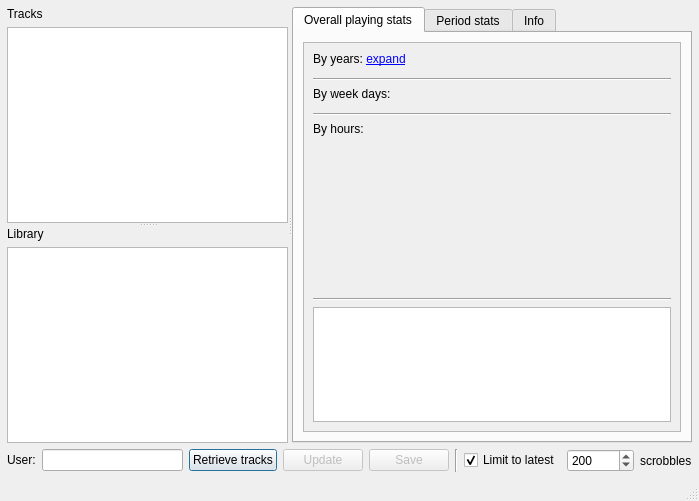
<?xml version="1.0" encoding="UTF-8"?>
<ui version="4.0">
 <class>MainWindow</class>
 <widget class="QMainWindow" name="MainWindow">
  <property name="geometry">
   <rect>
    <x>0</x>
    <y>0</y>
    <width>699</width>
    <height>501</height>
   </rect>
  </property>
  <property name="windowTitle">
   <string>LaStats.fm</string>
  </property>
  <widget class="QWidget" name="centralwidget">
   <layout class="QGridLayout" name="gridLayout_2">
    <property name="leftMargin">
     <number>7</number>
    </property>
    <property name="topMargin">
     <number>7</number>
    </property>
    <property name="rightMargin">
     <number>7</number>
    </property>
    <property name="bottomMargin">
     <number>7</number>
    </property>
    <item row="1" column="0">
     <layout class="QHBoxLayout" name="horizontalLayout">
      <item>
       <widget class="QLabel" name="retrieveUserLabel">
        <property name="sizePolicy">
         <sizepolicy hsizetype="Preferred" vsizetype="Maximum">
          <horstretch>0</horstretch>
          <verstretch>0</verstretch>
         </sizepolicy>
        </property>
        <property name="text">
         <string>User:</string>
        </property>
       </widget>
      </item>
      <item>
       <widget class="QLineEdit" name="retrieveUserEdit">
        <property name="text">
         <string/>
        </property>
       </widget>
      </item>
      <item>
       <widget class="QPushButton" name="retrieveBtn">
        <property name="text">
         <string>Retrieve tracks</string>
        </property>
        <property name="default">
         <bool>true</bool>
        </property>
       </widget>
      </item>
      <item>
       <widget class="QPushButton" name="updateBtn">
        <property name="enabled">
         <bool>false</bool>
        </property>
        <property name="text">
         <string>Update</string>
        </property>
       </widget>
      </item>
      <item>
       <widget class="QPushButton" name="saveBtn">
        <property name="enabled">
         <bool>false</bool>
        </property>
        <property name="text">
         <string>Save</string>
        </property>
       </widget>
      </item>
      <item>
       <widget class="Line" name="line">
        <property name="sizePolicy">
         <sizepolicy hsizetype="Fixed" vsizetype="Preferred">
          <horstretch>0</horstretch>
          <verstretch>0</verstretch>
         </sizepolicy>
        </property>
        <property name="orientation">
         <enum>Qt::Vertical</enum>
        </property>
       </widget>
      </item>
      <item>
       <widget class="QCheckBox" name="retrieveLimitCheck">
        <property name="text">
         <string>Limit to latest</string>
        </property>
        <property name="checked">
         <bool>true</bool>
        </property>
       </widget>
      </item>
      <item>
       <widget class="ShiftSpinBox" name="retrieveLimitSpin">
        <property name="minimum">
         <number>10</number>
        </property>
        <property name="maximum">
         <number>500000</number>
        </property>
        <property name="singleStep">
         <number>10</number>
        </property>
        <property name="value">
         <number>200</number>
        </property>
       </widget>
      </item>
      <item>
       <widget class="QLabel" name="label_15">
        <property name="text">
         <string>scrobbles</string>
        </property>
       </widget>
      </item>
     </layout>
    </item>
    <item row="0" column="0">
     <widget class="QSplitter" name="splitter_2">
      <property name="sizePolicy">
       <sizepolicy hsizetype="Expanding" vsizetype="MinimumExpanding">
        <horstretch>0</horstretch>
        <verstretch>0</verstretch>
       </sizepolicy>
      </property>
      <property name="orientation">
       <enum>Qt::Horizontal</enum>
      </property>
      <widget class="QSplitter" name="musicSplitter">
       <property name="orientation">
        <enum>Qt::Vertical</enum>
       </property>
       <property name="childrenCollapsible">
        <bool>false</bool>
       </property>
       <widget class="QWidget" name="verticalLayoutWidget_2">
        <layout class="QVBoxLayout" name="verticalLayout_5">
         <item>
          <layout class="QHBoxLayout" name="horizontalLayout_3">
           <item>
            <widget class="QLabel" name="label_5">
             <property name="sizePolicy">
              <sizepolicy hsizetype="Preferred" vsizetype="Maximum">
               <horstretch>0</horstretch>
               <verstretch>0</verstretch>
              </sizepolicy>
             </property>
             <property name="text">
              <string>Tracks</string>
             </property>
            </widget>
           </item>
          </layout>
         </item>
         <item>
          <widget class="QWidget" name="tracksContainer" native="true">
           <layout class="QGridLayout" name="gridLayout_6">
            <property name="leftMargin">
             <number>0</number>
            </property>
            <property name="topMargin">
             <number>0</number>
            </property>
            <property name="rightMargin">
             <number>0</number>
            </property>
            <property name="bottomMargin">
             <number>0</number>
            </property>
            <item row="0" column="0">
             <widget class="QTableView" name="trackTable">
              <property name="selectionBehavior">
               <enum>QAbstractItemView::SelectRows</enum>
              </property>
             </widget>
            </item>
           </layout>
          </widget>
         </item>
        </layout>
       </widget>
       <widget class="QWidget" name="verticalLayoutWidget">
        <layout class="QVBoxLayout" name="verticalLayout_2">
         <item>
          <layout class="QHBoxLayout" name="horizontalLayout_4">
           <item>
            <widget class="QLabel" name="label">
             <property name="sizePolicy">
              <sizepolicy hsizetype="Preferred" vsizetype="Maximum">
               <horstretch>0</horstretch>
               <verstretch>0</verstretch>
              </sizepolicy>
             </property>
             <property name="text">
              <string>Library</string>
             </property>
            </widget>
           </item>
          </layout>
         </item>
         <item>
          <widget class="QWidget" name="libraryContainer" native="true">
           <layout class="QGridLayout" name="gridLayout_5">
            <property name="leftMargin">
             <number>0</number>
            </property>
            <property name="topMargin">
             <number>0</number>
            </property>
            <property name="rightMargin">
             <number>0</number>
            </property>
            <property name="bottomMargin">
             <number>0</number>
            </property>
            <item row="0" column="0">
             <widget class="QTreeView" name="trackTreeView"/>
            </item>
           </layout>
          </widget>
         </item>
        </layout>
       </widget>
      </widget>
      <widget class="QWidget" name="gridLayoutWidget">
       <layout class="QGridLayout" name="gridLayout">
        <item row="0" column="0">
         <widget class="QTabWidget" name="tabWidget">
          <property name="currentIndex">
           <number>0</number>
          </property>
          <widget class="QWidget" name="overallStatsTab">
           <attribute name="title">
            <string>Overall playing stats</string>
           </attribute>
           <layout class="QGridLayout" name="gridLayout_3">
            <item row="0" column="0">
             <widget class="QScrollArea" name="scrollArea">
              <property name="widgetResizable">
               <bool>true</bool>
              </property>
              <widget class="QWidget" name="overallScrollAreaWidgetContents">
               <property name="geometry">
                <rect>
                 <x>0</x>
                 <y>0</y>
                 <width>359</width>
                 <height>376</height>
                </rect>
               </property>
               <layout class="QVBoxLayout" name="verticalLayout">
                <item>
                 <widget class="QLabel" name="yearStatsLabel">
                  <property name="sizePolicy">
                   <sizepolicy hsizetype="Preferred" vsizetype="Maximum">
                    <horstretch>0</horstretch>
                    <verstretch>0</verstretch>
                   </sizepolicy>
                  </property>
                  <property name="text">
                   <string>&lt;html&gt;&lt;head/&gt;&lt;body&gt;&lt;p&gt;By years: &lt;a href=&quot;#expand&quot;&gt;expand&lt;/a&gt;&lt;/p&gt;&lt;/body&gt;&lt;/html&gt;</string>
                  </property>
                  <property name="textFormat">
                   <enum>Qt::AutoText</enum>
                  </property>
                 </widget>
                </item>
                <item>
                 <widget class="YearPlays" name="trackYearsWidget" native="true"/>
                </item>
                <item>
                 <widget class="Line" name="line_2">
                  <property name="orientation">
                   <enum>Qt::Horizontal</enum>
                  </property>
                 </widget>
                </item>
                <item>
                 <widget class="QLabel" name="label_9">
                  <property name="text">
                   <string>By week days:</string>
                  </property>
                 </widget>
                </item>
                <item>
                 <widget class="WeekPlays" name="trackWeekdaysWidget" native="true"/>
                </item>
                <item>
                 <widget class="Line" name="line_7">
                  <property name="orientation">
                   <enum>Qt::Horizontal</enum>
                  </property>
                 </widget>
                </item>
                <item>
                 <widget class="QLabel" name="label_2">
                  <property name="sizePolicy">
                   <sizepolicy hsizetype="Preferred" vsizetype="Maximum">
                    <horstretch>0</horstretch>
                    <verstretch>0</verstretch>
                   </sizepolicy>
                  </property>
                  <property name="text">
                   <string>By hours:</string>
                  </property>
                 </widget>
                </item>
                <item alignment="Qt::AlignTop">
                 <widget class="TimePlays" name="trackTimesWidget" native="true">
                  <property name="minimumSize">
                   <size>
                    <width>0</width>
                    <height>150</height>
                   </size>
                  </property>
                  <property name="maximumSize">
                   <size>
                    <width>16777215</width>
                    <height>150</height>
                   </size>
                  </property>
                 </widget>
                </item>
                <item>
                 <widget class="Line" name="line_6">
                  <property name="orientation">
                   <enum>Qt::Horizontal</enum>
                  </property>
                 </widget>
                </item>
                <item>
                 <widget class="TopLists" name="topTextArea">
                  <property name="openLinks">
                   <bool>false</bool>
                  </property>
                 </widget>
                </item>
               </layout>
              </widget>
             </widget>
            </item>
           </layout>
          </widget>
          <widget class="QWidget" name="periodStatsTab">
           <attribute name="title">
            <string>Period stats</string>
           </attribute>
           <layout class="QVBoxLayout" name="verticalLayout_3">
            <item>
             <widget class="QScrollArea" name="periodScrollArea">
              <property name="sizePolicy">
               <sizepolicy hsizetype="MinimumExpanding" vsizetype="Expanding">
                <horstretch>0</horstretch>
                <verstretch>0</verstretch>
               </sizepolicy>
              </property>
              <property name="widgetResizable">
               <bool>true</bool>
              </property>
              <widget class="QWidget" name="periodScrollAreaWidgetContents">
               <property name="geometry">
                <rect>
                 <x>0</x>
                 <y>0</y>
                 <width>348</width>
                 <height>471</height>
                </rect>
               </property>
               <layout class="QVBoxLayout" name="verticalLayout_4">
                <item>
                 <layout class="QGridLayout" name="gridLayout_7">
                  <item row="3" column="0" colspan="2">
                   <widget class="QLabel" name="label_12">
                    <property name="text">
                     <string>Range:</string>
                    </property>
                   </widget>
                  </item>
                  <item row="5" column="1">
                   <widget class="QDateEdit" name="endDateEdit">
                    <property name="calendarPopup">
                     <bool>true</bool>
                    </property>
                   </widget>
                  </item>
                  <item row="4" column="0">
                   <widget class="QLabel" name="label_3">
                    <property name="text">
                     <string>From:</string>
                    </property>
                   </widget>
                  </item>
                  <item row="4" column="1">
                   <widget class="QDateEdit" name="startDateEdit">
                    <property name="calendarPopup">
                     <bool>true</bool>
                    </property>
                   </widget>
                  </item>
                  <item row="5" column="0">
                   <widget class="QLabel" name="label_4">
                    <property name="text">
                     <string>To:</string>
                    </property>
                   </widget>
                  </item>
                  <item row="6" column="0" colspan="2">
                   <widget class="QPushButton" name="periodComputeBtn">
                    <property name="text">
                     <string>Compute</string>
                    </property>
                   </widget>
                  </item>
                  <item row="1" column="0" colspan="2">
                   <layout class="QGridLayout" name="gridLayout_8">
                    <item row="1" column="1">
                     <widget class="QSpinBox" name="periodYearSpin">
                      <property name="minimum">
                       <number>2002</number>
                      </property>
                      <property name="maximum">
                       <number>2099</number>
                      </property>
                     </widget>
                    </item>
                    <item row="1" column="2">
                     <widget class="QLabel" name="label_13">
                      <property name="sizePolicy">
                       <sizepolicy hsizetype="Maximum" vsizetype="Preferred">
                        <horstretch>0</horstretch>
                        <verstretch>0</verstretch>
                       </sizepolicy>
                      </property>
                      <property name="text">
                       <string>Month:</string>
                      </property>
                     </widget>
                    </item>
                    <item row="1" column="0">
                     <widget class="QLabel" name="label_10">
                      <property name="sizePolicy">
                       <sizepolicy hsizetype="Maximum" vsizetype="Preferred">
                        <horstretch>0</horstretch>
                        <verstretch>0</verstretch>
                       </sizepolicy>
                      </property>
                      <property name="text">
                       <string>Year:</string>
                      </property>
                     </widget>
                    </item>
                    <item row="1" column="3">
                     <widget class="QComboBox" name="periodMonthCombo">
                      <property name="sizeAdjustPolicy">
                       <enum>QComboBox::AdjustToMinimumContentsLength</enum>
                      </property>
                      <property name="minimumContentsLength">
                       <number>3</number>
                      </property>
                     </widget>
                    </item>
                    <item row="1" column="5">
                     <widget class="WeekSelection" name="periodWeekCombo">
                      <property name="editable">
                       <bool>true</bool>
                      </property>
                      <property name="insertPolicy">
                       <enum>QComboBox::InsertAlphabetically</enum>
                      </property>
                      <property name="sizeAdjustPolicy">
                       <enum>QComboBox::AdjustToMinimumContentsLength</enum>
                      </property>
                      <property name="minimumContentsLength">
                       <number>7</number>
                      </property>
                      <property name="frame">
                       <bool>true</bool>
                      </property>
                     </widget>
                    </item>
                    <item row="1" column="4">
                     <widget class="QLabel" name="label_14">
                      <property name="sizePolicy">
                       <sizepolicy hsizetype="Maximum" vsizetype="Preferred">
                        <horstretch>0</horstretch>
                        <verstretch>0</verstretch>
                       </sizepolicy>
                      </property>
                      <property name="text">
                       <string>Week:</string>
                      </property>
                     </widget>
                    </item>
                   </layout>
                  </item>
                  <item row="0" column="0" colspan="2">
                   <widget class="QLabel" name="label_11">
                    <property name="text">
                     <string>Direct period selection:</string>
                    </property>
                   </widget>
                  </item>
                  <item row="2" column="0" colspan="2">
                   <widget class="Line" name="line_8">
                    <property name="orientation">
                     <enum>Qt::Horizontal</enum>
                    </property>
                   </widget>
                  </item>
                 </layout>
                </item>
                <item>
                 <spacer name="verticalSpacer">
                  <property name="orientation">
                   <enum>Qt::Vertical</enum>
                  </property>
                  <property name="sizeType">
                   <enum>QSizePolicy::Fixed</enum>
                  </property>
                  <property name="sizeHint" stdset="0">
                   <size>
                    <width>20</width>
                    <height>5</height>
                   </size>
                  </property>
                 </spacer>
                </item>
                <item>
                 <widget class="Line" name="line_3">
                  <property name="frameShadow">
                   <enum>QFrame::Sunken</enum>
                  </property>
                  <property name="midLineWidth">
                   <number>2</number>
                  </property>
                  <property name="orientation">
                   <enum>Qt::Horizontal</enum>
                  </property>
                 </widget>
                </item>
                <item>
                 <spacer name="verticalSpacer_2">
                  <property name="orientation">
                   <enum>Qt::Vertical</enum>
                  </property>
                  <property name="sizeType">
                   <enum>QSizePolicy::Fixed</enum>
                  </property>
                  <property name="sizeHint" stdset="0">
                   <size>
                    <width>20</width>
                    <height>5</height>
                   </size>
                  </property>
                 </spacer>
                </item>
                <item>
                 <widget class="QLabel" name="label_6">
                  <property name="text">
                   <string>By week days:</string>
                  </property>
                 </widget>
                </item>
                <item>
                 <widget class="WeekPlays" name="periodWeekTimesWidget" native="true"/>
                </item>
                <item>
                 <widget class="Line" name="line_4">
                  <property name="orientation">
                   <enum>Qt::Horizontal</enum>
                  </property>
                 </widget>
                </item>
                <item>
                 <widget class="QLabel" name="label_7">
                  <property name="text">
                   <string>By hours:</string>
                  </property>
                 </widget>
                </item>
                <item>
                 <widget class="TimePlays" name="periodTrackTimesWidget" native="true">
                  <property name="minimumSize">
                   <size>
                    <width>0</width>
                    <height>150</height>
                   </size>
                  </property>
                  <property name="maximumSize">
                   <size>
                    <width>16777215</width>
                    <height>150</height>
                   </size>
                  </property>
                 </widget>
                </item>
                <item>
                 <widget class="Line" name="line_5">
                  <property name="orientation">
                   <enum>Qt::Horizontal</enum>
                  </property>
                 </widget>
                </item>
                <item>
                 <widget class="QLabel" name="label_8">
                  <property name="text">
                   <string>Top lists:</string>
                  </property>
                 </widget>
                </item>
                <item>
                 <widget class="TopLists" name="periodTopTextArea">
                  <property name="openLinks">
                   <bool>false</bool>
                  </property>
                 </widget>
                </item>
               </layout>
              </widget>
             </widget>
            </item>
           </layout>
          </widget>
          <widget class="QWidget" name="infoTab">
           <attribute name="title">
            <string>Info</string>
           </attribute>
           <layout class="QGridLayout" name="gridLayout_4">
            <item row="2" column="0">
             <widget class="TextBrowser" name="infoTextArea">
              <property name="openExternalLinks">
               <bool>true</bool>
              </property>
              <property name="openLinks">
               <bool>false</bool>
              </property>
             </widget>
            </item>
            <item row="0" column="0">
             <layout class="QHBoxLayout" name="horizontalLayout_2">
              <item>
               <widget class="HistoryBtn" name="historyBackBtn">
                <property name="enabled">
                 <bool>false</bool>
                </property>
                <property name="sizePolicy">
                 <sizepolicy hsizetype="Fixed" vsizetype="Fixed">
                  <horstretch>0</horstretch>
                  <verstretch>0</verstretch>
                 </sizepolicy>
                </property>
                <property name="minimumSize">
                 <size>
                  <width>32</width>
                  <height>0</height>
                 </size>
                </property>
                <property name="maximumSize">
                 <size>
                  <width>32</width>
                  <height>16777215</height>
                 </size>
                </property>
                <property name="toolTip">
                 <string>Go back</string>
                </property>
                <property name="text">
                 <string/>
                </property>
               </widget>
              </item>
              <item>
               <widget class="HistoryBtn" name="historyFwdBtn">
                <property name="enabled">
                 <bool>false</bool>
                </property>
                <property name="sizePolicy">
                 <sizepolicy hsizetype="Fixed" vsizetype="Fixed">
                  <horstretch>0</horstretch>
                  <verstretch>0</verstretch>
                 </sizepolicy>
                </property>
                <property name="minimumSize">
                 <size>
                  <width>32</width>
                  <height>0</height>
                 </size>
                </property>
                <property name="maximumSize">
                 <size>
                  <width>32</width>
                  <height>16777215</height>
                 </size>
                </property>
                <property name="toolTip">
                 <string>Go forward</string>
                </property>
                <property name="text">
                 <string/>
                </property>
               </widget>
              </item>
              <item>
               <widget class="QPushButton" name="refreshBtn">
                <property name="enabled">
                 <bool>false</bool>
                </property>
                <property name="text">
                 <string>Refresh</string>
                </property>
               </widget>
              </item>
              <item>
               <spacer name="horizontalSpacer">
                <property name="orientation">
                 <enum>Qt::Horizontal</enum>
                </property>
                <property name="sizeHint" stdset="0">
                 <size>
                  <width>40</width>
                  <height>20</height>
                 </size>
                </property>
               </spacer>
              </item>
             </layout>
            </item>
           </layout>
          </widget>
         </widget>
        </item>
       </layout>
      </widget>
     </widget>
    </item>
   </layout>
  </widget>
  <widget class="QMenuBar" name="menubar">
   <property name="geometry">
    <rect>
     <x>0</x>
     <y>0</y>
     <width>699</width>
     <height>18</height>
    </rect>
   </property>
  </widget>
  <widget class="QStatusBar" name="statusbar"/>
 </widget>
 <customwidgets>
  <customwidget>
   <class>ShiftSpinBox</class>
   <extends>QSpinBox</extends>
   <header>widgets</header>
  </customwidget>
  <customwidget>
   <class>TimePlays</class>
   <extends>QWidget</extends>
   <header>widgets</header>
   <container>1</container>
  </customwidget>
  <customwidget>
   <class>YearPlays</class>
   <extends>QWidget</extends>
   <header>widgets</header>
   <container>1</container>
  </customwidget>
  <customwidget>
   <class>HistoryBtn</class>
   <extends>QPushButton</extends>
   <header>widgets</header>
  </customwidget>
  <customwidget>
   <class>TextBrowser</class>
   <extends>QTextBrowser</extends>
   <header>widgets</header>
  </customwidget>
  <customwidget>
   <class>WeekPlays</class>
   <extends>QWidget</extends>
   <header>widgets</header>
   <container>1</container>
  </customwidget>
  <customwidget>
   <class>TopLists</class>
   <extends>QTextBrowser</extends>
   <header>widgets</header>
  </customwidget>
  <customwidget>
   <class>WeekSelection</class>
   <extends>QComboBox</extends>
   <header>widgets</header>
  </customwidget>
 </customwidgets>
 <tabstops>
  <tabstop>retrieveUserEdit</tabstop>
  <tabstop>retrieveBtn</tabstop>
  <tabstop>updateBtn</tabstop>
  <tabstop>saveBtn</tabstop>
  <tabstop>retrieveLimitCheck</tabstop>
  <tabstop>retrieveLimitSpin</tabstop>
  <tabstop>trackTable</tabstop>
  <tabstop>trackTreeView</tabstop>
  <tabstop>tabWidget</tabstop>
  <tabstop>periodYearSpin</tabstop>
  <tabstop>periodMonthCombo</tabstop>
  <tabstop>periodWeekCombo</tabstop>
  <tabstop>startDateEdit</tabstop>
  <tabstop>endDateEdit</tabstop>
  <tabstop>periodComputeBtn</tabstop>
  <tabstop>historyBackBtn</tabstop>
  <tabstop>historyFwdBtn</tabstop>
  <tabstop>refreshBtn</tabstop>
  <tabstop>infoTextArea</tabstop>
  <tabstop>topTextArea</tabstop>
  <tabstop>scrollArea</tabstop>
  <tabstop>periodTopTextArea</tabstop>
  <tabstop>periodScrollArea</tabstop>
 </tabstops>
 <resources/>
 <connections>
  <connection>
   <sender>retrieveLimitCheck</sender>
   <signal>toggled(bool)</signal>
   <receiver>retrieveLimitSpin</receiver>
   <slot>setEnabled(bool)</slot>
   <hints>
    <hint type="sourcelabel">
     <x>497</x>
     <y>489</y>
    </hint>
    <hint type="destinationlabel">
     <x>566</x>
     <y>491</y>
    </hint>
   </hints>
  </connection>
 </connections>
</ui>
